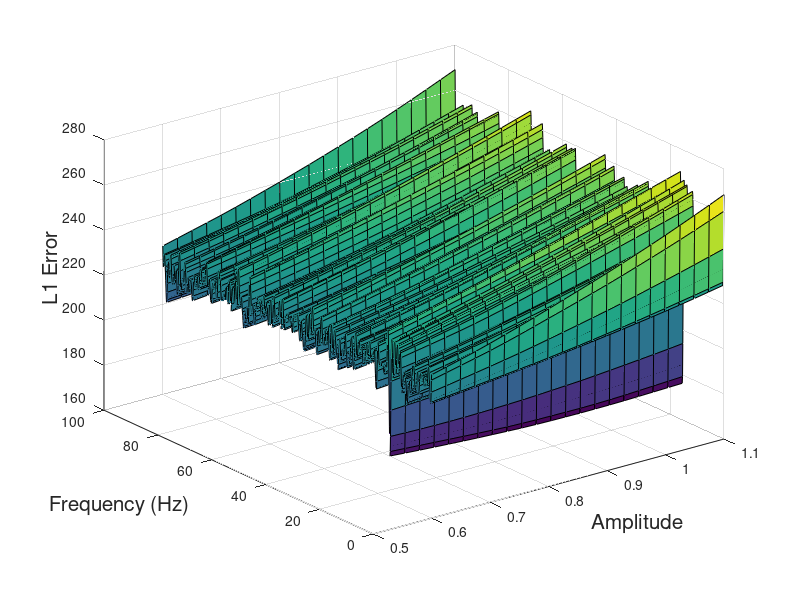
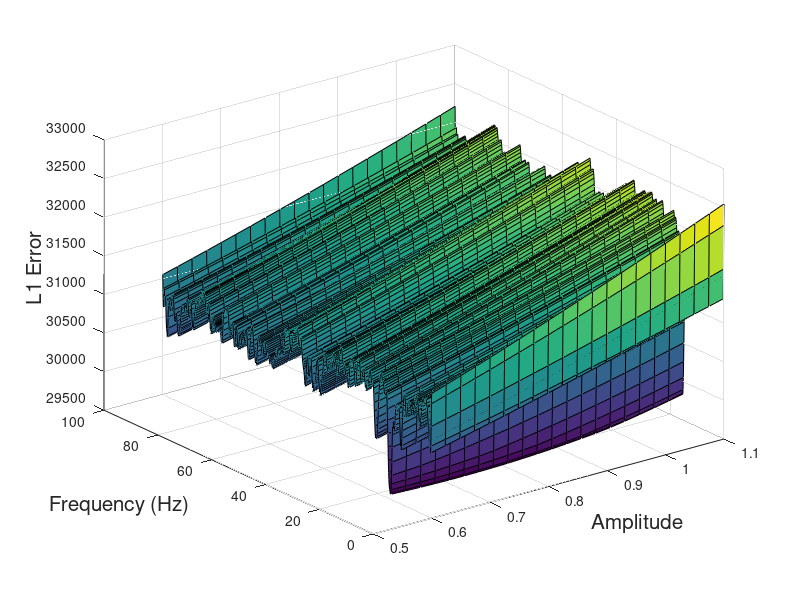

Write the MATLAB code that produced these figures, in order.
%% Script to perform super-resolution of spikes from low frequency
addpath ./matlab2tikz-matlab2tikz-816f875/src
clear all;
close all;
%

%% Physical constants
responsivity = 0.7;
electron_charge = 1.6e-19;
%

%% Receiving power
% ary = linspace(0, 2.5, 11);
% ary = 1.7;
% received_photons = linspace(1, 41, 21);
received_photons = [40];
arraylength = length(received_photons);
% received_photons = 10.^ary;
%

%% Problem settings
SRF = 10;
%

%% FFT frame creation
repetition = 1;
frequency = 15.5;
bandwidth = 100;
sampling_rate = 2*bandwidth;
sampling_period = 1/sampling_rate;
initial_phase = 0;
number_of_points = 200;
number_of_points_SR = number_of_points * SRF;
observation_time = sampling_period * (number_of_points);
frequency_resolution = 1/observation_time;
%

%% Create input sample sinusoidal tone
index = linspace(0, number_of_points-1, number_of_points);
index_SR = linspace(0, number_of_points*SRF-1, number_of_points*SRF);
t = sampling_period * index;
f = frequency_resolution * index;
t_SR = sampling_period * index_SR;
f_SR = (frequency_resolution / SRF) * index_SR;
Ps = electron_charge * received_photons / (responsivity * observation_time);
% Ps_ref = Ps(1);
amplitude = 2*responsivity*sqrt(Ps);
amplitude = amplitude/amplitude(end);
% amplitude = ;
x = amplitude' * cos(2*pi*frequency*t + initial_phase);
x = repmat(x,repetition,1);
%

%% Additive Gaussian noise creation
noise_floor = 2 * electron_charge * responsivity;
vari = (sampling_rate / 2) * noise_floor;
% sigma = sqrt(vari);
sigma = sqrt(vari)/(2*responsivity*sqrt(Ps(end)));
noise = sigma * randn(repetition*arraylength,number_of_points);
SNR = 20*log10((amplitude/sqrt(2))/sigma);
delta_noise = sqrt(number_of_points + sqrt(2*number_of_points))*sigma; % good approximation of norm(z)

y = x + noise;
y_SR = zeros(repetition*arraylength,number_of_points_SR);
y_SR(:,1:length(y)) = y;

y_SR_freq = abs(fft(y_SR,[],2));
%

%% l1-min for super-res search
asize = 21;
a = linspace(0.6,1.1,asize);
solution = zeros(repetition,arraylength); 
solution_new = zeros(repetition,arraylength); 
RMSE_l1 = zeros(1,arraylength);
RMSE_l1_new = zeros(1,arraylength);
% margin = 0.5*(length(f_SR)-length(y));

for k=1:arraylength
    for l=1:repetition
        l1norm = zeros(length(f_SR)/2,asize);
        error = zeros(length(f_SR)/2,asize);
        l1norm_new = zeros(length(f_SR)/2,asize);
        error_new = zeros(length(f_SR)/2,asize);
%         error_th = zeros(length(f_SR)/2,asize);
%         errorvector = zeros(1, length(f_SR)/2);

        for i=1:length(f_SR)/2
            temp = a'*cos(2*pi*f_SR(i)*t+initial_phase);
%             temp = zeros(asize,length(f_SR));
            
            temp_new = zeros(asize,length(f_SR));
            temp_new(:,1:length(y)) = a'*cos(2*pi*f_SR(i)*t+initial_phase);
           
            
            temperror = [];
            for j=1:asize
                temp_lp = fft(temp_new(j,:));
                l1norm_new(i,j) = norm(temp_lp-y_SR_freq((l-1)*arraylength+k,:),1);
                error_new(i,j) = norm(temp_lp-y_SR_freq((l-1)*arraylength+k,:),1);
                 
                l1norm(i,j) = norm(temp(j,:)-y((l-1)*arraylength+k,:),1);
                error(i,j) = norm(temp(j,:)-y((l-1)*arraylength+k,:),1);
%                 err = norm(temp(j,:)-y((l-1)*arraylength+k,:));
%                 if error(i,j) <= delta_noise
% %                     temperror = [temperror err];
%                     error_th(i,j) = error(i,j);
%                 else
%                     error_th(i,j) = inf;
%                 end
            end
%             if length(temperror) ~= 0
%                 errorvector(i) = min(temperror);
%             else
%                 errorvector(i) = inf;
%             end
        end
        figure(1);
        surf(a, f_SR(1:end/2), error);
        xlabel('Amplitude','FontSize',15);
        ylabel('Frequency (Hz)','FontSize',15);
        zlabel('L1 Error','FontSize',15);
%         matlab2tikz('./final_report/figure4b.tex');
        
        figure(2);
        surf(a, f_SR(1:end/2), error_new);
        xlabel('Amplitude','FontSize',15);
        ylabel('Frequency (Hz)','FontSize',15);
        zlabel('L1 Error','FontSize',15);
%         matlab2tikz('./final_report/figure4b.tex');

        [ymin,idxmin] = min(min(error,[],2));
%         [ymin,idxmin] = min(errorvector);
        solution(l,k) = f_SR(idxmin);
        [ymin,idxmin] = min(min(error_new,[],2));
        solution_new(l,k) = f_SR(idxmin);
    end
    RMSE_l1(k) = rms(solution(:,k) - frequency);
    RMSE_l1_new(k) = rms(solution_new(:,k) - frequency);
end



%

%%

% 
% %% Taking FFT
% fx = zeros(arraylength, repetition, number_of_points);
% for i=1:repetition
%     for j=1:arraylength
%         fx(j,i,:) = fft(y((i-1)*arraylength+j,:), number_of_points);
%     end
% end
% %
% 
% %% Take MUSIC
% result_music = zeros(arraylength, repetition);
% for i=1:repetition
%     for j=1:arraylength
%         [s, w] = pmusic(y((i-1)*arraylength+j,:),2,4096);
%         [pwr, idx] = max(s);
%         result_music(j,i) = w(idx)*100/pi;
%     end
% end
% 
% %% Summarize the result
% result_fx = 2*abs(fx(:,:,1:end/2)/(number_of_points)).^2;
% [maxpower, detection_result] = max(result_fx,[],3);
% detection_result = detection_result - 1;
% 
% RMSE_fft = rms(detection_result' - frequency,1);
% RMSE_music = rms(result_music' - frequency,1);
% 
% single_spectrum = result_fx(:,1,:);
% averaged_spectrum = mean(result_fx(:,:,:),2);
% 
% sgl = zeros(1,bandwidth);
% avge = zeros(1,bandwidth);
% 
% for i=1:bandwidth
%     sgl(i) = single_spectrum(1,1,i);
%     avge(i) = averaged_spectrum(1,1,i);
% end
% %
% 
% %% Plot the result
% % 
% % figure(1);
% % plot(f(1:end/2),db(sgl,'power'));
% % set(gca,'yscale','log');
% % 
% % figure(2);
% % plot(f(1:end/2),db(avge,'power'));
% % set(gca,'yscale','log');
% % 
% % figure(3);
% % % scatter( ones(1,length(detection_result)) ,detection_result);
% % histogram(detection_result, 'BinWidth', 1, 'BinLimits', [-0.5, 99.5]);
% % 
% % figure(4);
% % % scatter( ones(1,length(detection_result)) ,detection_result);
% % histogram(result_music, 'BinWidth', 1, 'BinLimits', [-0.5, 99.5]);
% 
% % 
% figure(1);
% plot(received_photons(end-10:end), RMSE_fft(end-10:end),'LineWidth',2);
% hold on;
% plot(received_photons(end-10:end), RMSE_music(end-10:end),'LineWidth',2);
% hold on;
% plot(received_photons(end-10:end), RMSE_l1(end-10:end),'LineWidth',2);
% title('Detection Error for DFT/MUSIC/L1 (Low SNR)','FontSize',18,'FontWeight','normal');
% xlabel('SNR','FontSize',15);
% ylabel('Error (Hz)','FontSize',15);
% legend('DFT','MUSIC','L1');
% grid on;
% set(gca,'xlim',[0 41])
% set(gca,'xtick',[0:10:40])
% set(gca,'ylim',[0 50])
% set(gca,'ytick',[0:10:50])
% % matlab2tikz('./final_report/figure2a.tex');
% %
